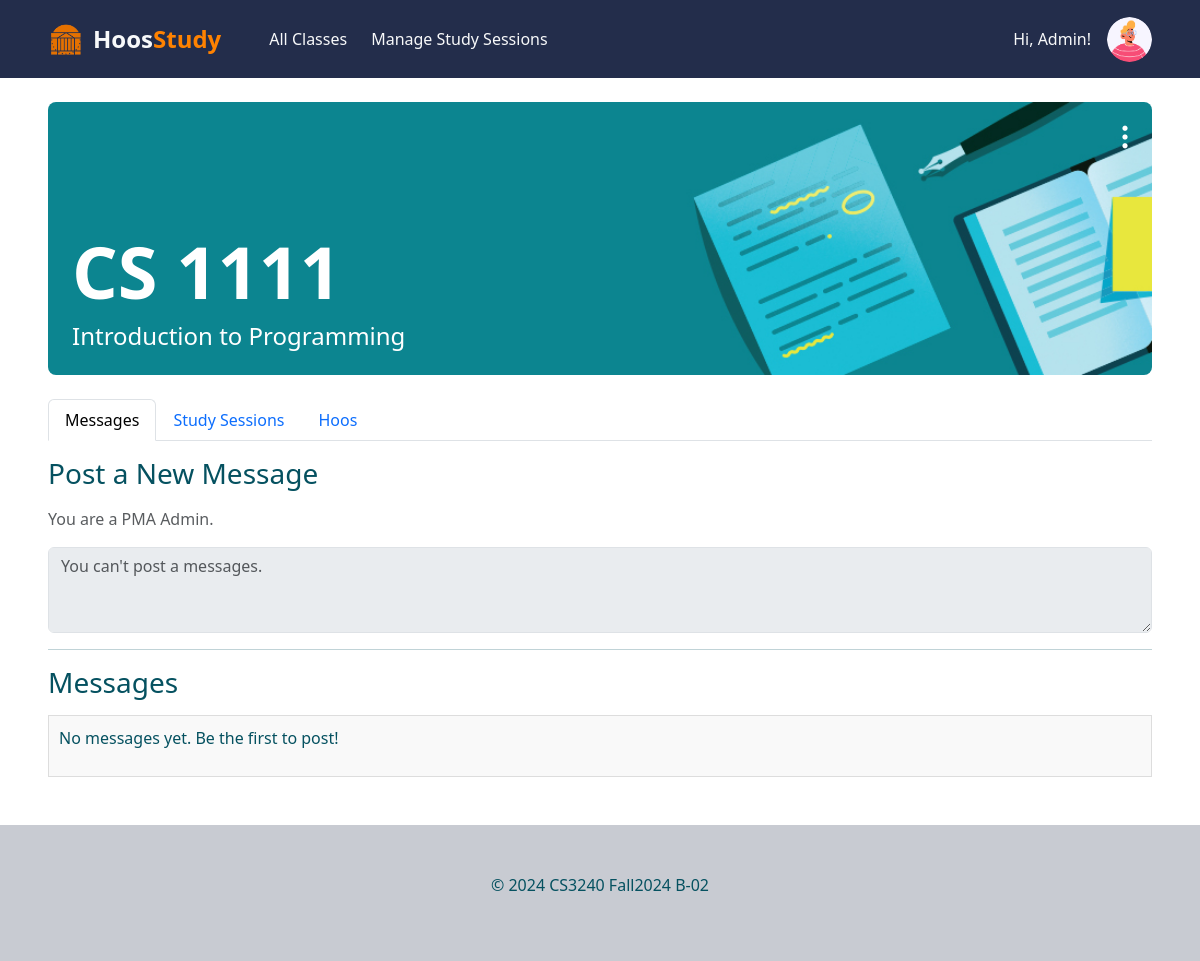
The page /course/157/ (signed in) on the database its author committed.
### hoos_study_app/models.py (models this page shows, shortened)
class User(AbstractUser):
    YEAR_CHOICES = [
        ('1', 'First Year'),
        ('2', 'Second Year'),
        ('3', 'Third Year'),
        ('4', 'Fourth Year'),
    ]
    is_pma_admin = models.BooleanField(default=False)
    year = models.CharField(max_length=1, choices=YEAR_CHOICES,  null=True, blank=True)
    profile_picture = models.ImageField(
        upload_to='profile_pictures/', null=True, blank=True,
        validators=[validate_file_extension, validate_file_size],
        default=random_profile_picture
    )
    def __str__(self):
        return self.username

class UserCoursePreference(models.Model):
    user = models.ForeignKey(User, on_delete=models.CASCADE)
    course = models.ForeignKey(Course, on_delete=models.CASCADE)
    background_image = models.CharField(max_length=255, blank=True, null=True, default=random_background_image)  # Path to the selected image

class Course(models.Model):
    mnemonic = models.CharField(max_length=4, default="GEN")
    number = models.IntegerField(default=1000)
    title = models.CharField(max_length=100, default="HOOS")
    students = models.ManyToManyField(User, related_name="courses", blank=True)
    semester = models.CharField(max_length=20, default="N/A")

### hoos_study_app/views.py (the view, shortened to what this page needs)
# urls.py: path('course/<int:pk>/', views.CourseGroupView.as_view(), name='course_group'),
class CourseGroupView(LoginRequiredMixin, DetailView):
    model = Course
    template_name = 'hoos_study_app/course_group.html'
    context_object_name = 'course'
    def get_object(self):
        course_id = self.kwargs.get("pk")
        return get_object_or_404(Course, pk=course_id)
    def get_context_data(self, **kwargs):
        context = super().get_context_data(**kwargs)
        course = self.get_object()
        today = localdate()
        context['documents'] = Document.objects.filter(course=course)
        context['message_board'] = course.message_board
        context['students'] = course.students.all()
        context['all_study_sessions'] = StudySession.objects.filter(course_name=course).order_by('date')
        context['upcoming_study_sessions'] = StudySession.objects.filter(course_name=course).filter(date__gte=today).order_by('date')
        context['past_study_sessions'] = StudySession.objects.filter(course_name=course).filter(date__lt=today).order_by('-date')
        context['background_image'] = UserCoursePreference.objects.get(user=self.request.user, course=course).background_image
        board = course.message_board
        messages = board.messages.select_related('user').order_by('-timestamp')
        context['board_messages'] = messages
        context['current_user'] = self.request.user
        context['submitted'] = 'submitted' in self.request.GET
        return context

### hoos_study_app/templates/hoos_study_app/course_group.html (shortened to what this page needs)
{% extends 'base.html' %}
{% load static %}
{% block content %}
<div class="position-relative rounded-3 w-100 mb-4">
    <div class="position-absolute top-0 end-0 m-2">
        <button class="btn menu-btn p-1" data-bs-toggle="dropdown" aria-expanded="false" style="border-radius: 50px;">
            <i class="bi bi-three-dots-vertical text-white fs-3"></i>
        </button>
    </div>
    <img src="{% static 'hoos_study_app/img/card_backgrounds/' %}{{ background_image }}" class="img-fluid w-100 rounded-3">
    <div class="position-absolute bottom-0 start-0 text-white p-4 w-50">
        <h2 class="display-2 fw-bold">{{ course.mnemonic }} {{ course.number }}</h2>
        <h4 class="lead fs-4 mb-0">{{ course.title }}</h4>
    </div>
</div>
<ul class="nav nav-tabs" id="myTab" role="tablist">
    <li class="nav-item" role="presentation">
        <button class="nav-link active" id="messages-tab" data-bs-toggle="tab" data-bs-target="#messages" type="button" role="tab" aria-controls="messages" aria-selected="true">
            Messages
        </button>
    </li>
    <li class="nav-item" role="presentation">
        <button class="nav-link" id="study-sessions-tab" data-bs-toggle="tab" data-bs-target="#study-sessions" type="button" role="tab" aria-controls="study-sessions" aria-selected="false">
            Study Sessions
        </button>
    </li>
    <li class="nav-item" role="presentation">
        <button class="nav-link" id="hoos-tab" data-bs-toggle="tab" data-bs-target="#hoos" type="button" role="tab" aria-controls="hoos" aria-selected="false">
            Hoos
        </button>
    </li>
</ul>
<div class="tab-content mt-3" id="myTabContent">
    <div class="tab-pane fade show active" id="messages" role="tabpanel" aria-labelledby="messages-tab">
        <div class="mb-3">
            <h3>Post a New Message</h3>
        </div>
        {% if user.is_authenticated and not user.is_pma_admin %}
            <form method="post" action="" enctype="multipart/form-data" class="mb-3">
                {% csrf_token %}
                <div class="mb-3">
                    <textarea name="content" class="form-control" rows="3" placeholder="Type your message here..." required spellcheck="true"></textarea>
                </div>
                <div class="form-check d-flex mb-3">
                    <input type="checkbox" class="form-check-input me-1" id="anonymousCheck" name="is_anonymous">
                    <label class="form-check-label" for="anonymousCheck">Post anonymously</label>
                    <div class="d-flex gap-2 ms-auto">
                        <button type="submit" class="btn btn-primary btn-outline-light" style="background-color: #FF8200; border: none;">Post Message!</button>
                        <button type="button" class="btn btn-secondary" onclick="window.location.reload();">
                            <i class="bi bi-arrow-clockwise"></i>
                        </button>
                    </div>
                </div>
            </form>
        {% elif user.is_pma_admin %}
            <p class="text-muted">You are a PMA Admin.</p>
            <textarea class="form-control" rows="3" placeholder="You can't post a messages." disabled></textarea>
        {% else %}
            <p class="text-muted">You must be logged in to post a message.</p>
            <textarea class="form-control" rows="3" placeholder="You must be logged in to post a messages." disabled></textarea>
        {% endif %}
        <hr>
        <div class="mb-3">
            <h3>Messages</h3>
        </div>
        <div id="messages-container" class="messages-container mb-4">
            {% for message in board_messages %}
            <div id="message-card-{{ message.id }}" class="card mb-3 shadow-md">
                <div class="card-body d-flex flex-column justify-content-center p-4">
                    <div id="header" class="d-flex align-items-center">
                        {% if not message.is_anonymous %}
                        <img src="{{ message.user.profile_picture.url }}" alt="Profile Picture" class="rounded-circle me-3" style="width: 2.5rem; height:auto;">
                        {% endif %}
                        <span>
                            <strong>
                                {% if message.is_anonymous %}
                                    {% if message.user == current_user %}
                                        You [anonymous]
                                    {% else %}
                                        [anonymous]
                                    {% endif %}
                                {% else %}
                                    {% if message.user == current_user %}
                                        You
                                    {% else %}
                                        {{message.user.first_name}} {{message.user.last_name}}
                                    {% endif %}
                                {% endif %}
                            </strong>
                        </span>
                        {% if message.user == user %}
                        <div class="dropdown ms-auto">
                            <button class="btn btn-link fs-bold" type="button" id="dropdownMenuButton{{ message.id }}" data-bs-toggle="dropdown" aria-expanded="false">
                                &#8942;
                            </button>
                            <ul class="dropdown-menu" aria-labelledby="dropdownMenuButton{{ message.id }}">
                                <li><a class="dropdown-item" href="#" onclick="deleteMessage({{ message.id }})">Delete</a></li>
                            </ul>
                        </div>
                        {% endif %}
                    </div>
                    <hr>
                    <div id="message-content-{{ message.id }}">
                        {{ message.content }}
                    </div>
                </div>
                <small class="text-muted timestamp">{{ message.timestamp|date:"F j, Y, g:i a" }}</small>
            </div>
            {% empty %}
                <p>No messages yet. Be the first to post!</p>
            {% endfor %}
        </div>
    </div>
</div>
{% endblock %}

### hoos_study_app/templates/base.html (shortened to what this page needs)
<!DOCTYPE html>
<html lang="en">
<head>
    {% load static %}
    <link rel="stylesheet" href="{% static 'hoos_study_app/css/styles.css' %}">
    <link href="https://cdn.jsdelivr.net/npm/bootstrap@5.3.3/dist/css/bootstrap.min.css" rel="stylesheet"
>
    <link rel="stylesheet" href="https://cdn.jsdelivr.net/npm/bootstrap-icons@1.11.3/font/bootstrap-icons.min.css">
</head>
<body class="d-flex flex-column min-vh-100">
  <header class="navbar navbar-expand-lg py-3" style="background-color: #232D4B;">
    <nav class="container-xxl px-5">
      <div class="collapse navbar-collapse text-light" id="navbarToggler">
        <a class="navbar-brand d-flex align-items-center me-5 fw-bold text-light" href="{% url 'hoos_study_app:home' %}" style="text-decoration: none;">
            <img src="{% static 'hoos_study_app/img/rotundaIcon.png' %}"
                alt="Rotunda Icon"
                style="width: 35px; height: 35px; margin-right: 10px;">
            <span style="font-size: 1.5rem; font-weight: bold;">Hoos<span style="color: #FF8200;">Study</span></span>
        </a>
        <a class="nav-link me-4" href="{% url 'hoos_study_app:class-list' %}">
          All Classes
        </a>
        {% if user.is_pma_admin %}
        <a class="nav-link me-4" href="{% url 'hoos_study_app:pma-manage-study-sessions' %}">
          Manage Study Sessions
        </a>
        {% endif %}
      </div>
      <div class="ms-auto">
        {% if user.is_authenticated %}
        <div class="d-flex align-items-center text-light">
          <p class="me-3 mb-0">Hi, {{ user.first_name }}!</p>
          <div id="profile-picture-dropdown" class="nav-item dropdown">
            <a class="nav-link dropdown-toggle" href="#" role="button" data-bs-toggle="dropdown" aria-expanded="false">
              <img id="profile-picture"
                 class="rounded-circle"
                 src="{% if user.profile_picture %}{{ user.profile_picture.url }}{% endif %}"
                 style="width: 45px; height: 45px; object-fit: cover;">
            </a>
          </div>
        </div>
        {% else %}
          <a href="{% url 'account_login' %}" class="btn btn-light">
            <i class="bi bi-box-arrow-in-right me-1"></i>
            Log In
          </a>
        {% endif %}
      </div>
    </nav>
  </header>
  {% block main %}
  <div id="content" class="container-xxl px-5 flex-grow-1 my-4 text-info-emphasis">
    {% block content %}{% endblock %}
  </div>
  {% endblock main %}
  <div class="py-5" style="background-color: #C8CBD2;">
    <footer class="container-xxl text-center text-info-emphasis">
      <p>© 2024 CS3240 Fall2024 B-02</p>
    </footer>
  </div>
</body>

### static/hoos_study_app/css/styles.css (style rules this page uses)
#profile-picture-dropdown .nav-link.dropdown-toggle::after { display: none; }

### hoos_study_app/templates/hoos_study_app/course_group.html (style rules this page uses)
.messages-container { max-height: 500px; overflow-y: auto; padding: 10px; border: 1px solid #ddd; background-color: #f9f9f9; word-wrap: break-word; }

### rows shown on the page
User: first_name "Admin", profile_picture (picture)
UserCoursePreference: background_image (picture)
Course: mnemonic "CS", number "1111", title "Introduction to Programming"
